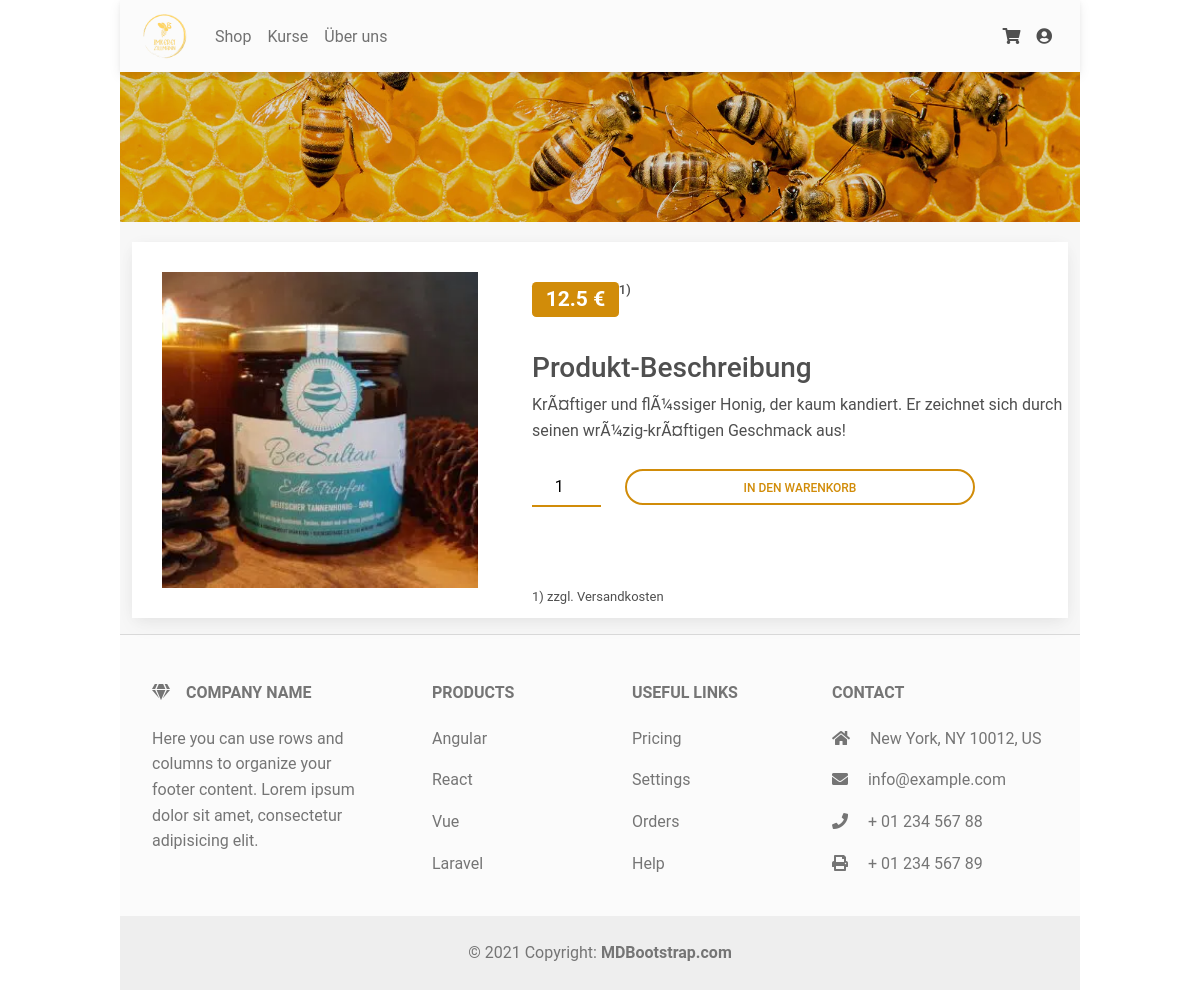
/product, run on the app's committed database.
### tables this page shows
CREATE TABLE product (
          product_id INTEGER PRIMARY KEY,
          name VARCHAR(255),
          description VARCHAR(255),
          product_category_id INTEGER,
          quantity_g INTEGER,
          price REAL,
          amount_in_stock INTEGER,
          creation_timestamp TIMESTAMP NOT NULL DEFAULT CURRENT_TIMESTAMP,
          FOREIGN KEY(product_category_id) REFERENCES product_category(product_category_id)
        );

### app.py (the view)
@app.route('/product')
def product():
    product_id = request.args.get('id', default=1, type=int)
    p = get_one_product(product_id)
    return render_template("product.html", product=p)

### database/_product.py (called while the page is built)
def get_one_product(product_id: int):
    cur.execute(f"SELECT * FROM product WHERE product_id={product_id}")
    product_list = []
    for row in cur:
        product_list.append(dict(zip([c[0] for c in cur.description], row)))
    return product_list

### templates/product.html (shortened to what this page needs)
{% extends "layout.html" %}
{% block body %}
<div style="margin: 0px">
    <div class="container">
        <div class="row">
            <div class="col-md">
                <div class="card" style="margin-top: 20px; border-radius: 0">
                    <div class="row">
                        <div class="col-md-5" style="margin-top: 0px">
                            <div class="bg-image hover-zoom" style="padding: 30px; border-radius: 0">
                                <img src="/static/img/{{ product[0]['product_id'] }}.webp" class='w-100' />
                            </div>
                        </div>
                        <div class="col-md-7">
                            <div style="width: 100%;">
                                <h3>
                                    <div class="d-flex justify-content-start">
                                        <span class="badge" style="background-color: #d18c09" id="preis">{{ product[0]['price'] }} €</span>
                                        <div style="font-size: small">1)</div>
                                        <br />
                                    </div>
                                </h3>
                                <br />
                                <h3>
                                    Produkt-Beschreibung
                                </h3>
                                {{ product[0]['description'] }}
                                <br />
                                <br />
                                <div class="row">
                                    <div class="col-md-2">
                                        <input id="current_product_count" type="number" value="1" min="1" style=" width: 100%; padding: 5px; text-align: center; border: none; border-bottom: 2px solid #d18c09;">
                                    </div>
                                    <div class="col-md-8">
                                        <a onclick="addToCart()" class='btn btn-outline-primary btn-rounded custom-outlined-button'>In den Warenkorb</a>
                                    </div>
                                </div>
                                <br />
                                <br />
                                <div style="font-size: small; position: absolute; bottom: 10px">1) zzgl. Versandkosten</div>
                                <br />
                            </div>
                        </div>
                    </div>
                </div>
            </div>
        </div>
    </div>
</div>
{% endblock %}

### static/mdb5-free-standard/css/styles.css (style rules this page uses)
.custom-outlined-button { display: block; border-color: #d18c09; color: #d18c09 }

### data on the page
product: price "12.5", description "KrÃ¤ftiger und flÃ¼ssiger Honig, der kaum kandiert. Er zeichnet sich durch seinen wrÃ¼zig-krÃ¤ftigen Geschmack aus!"
